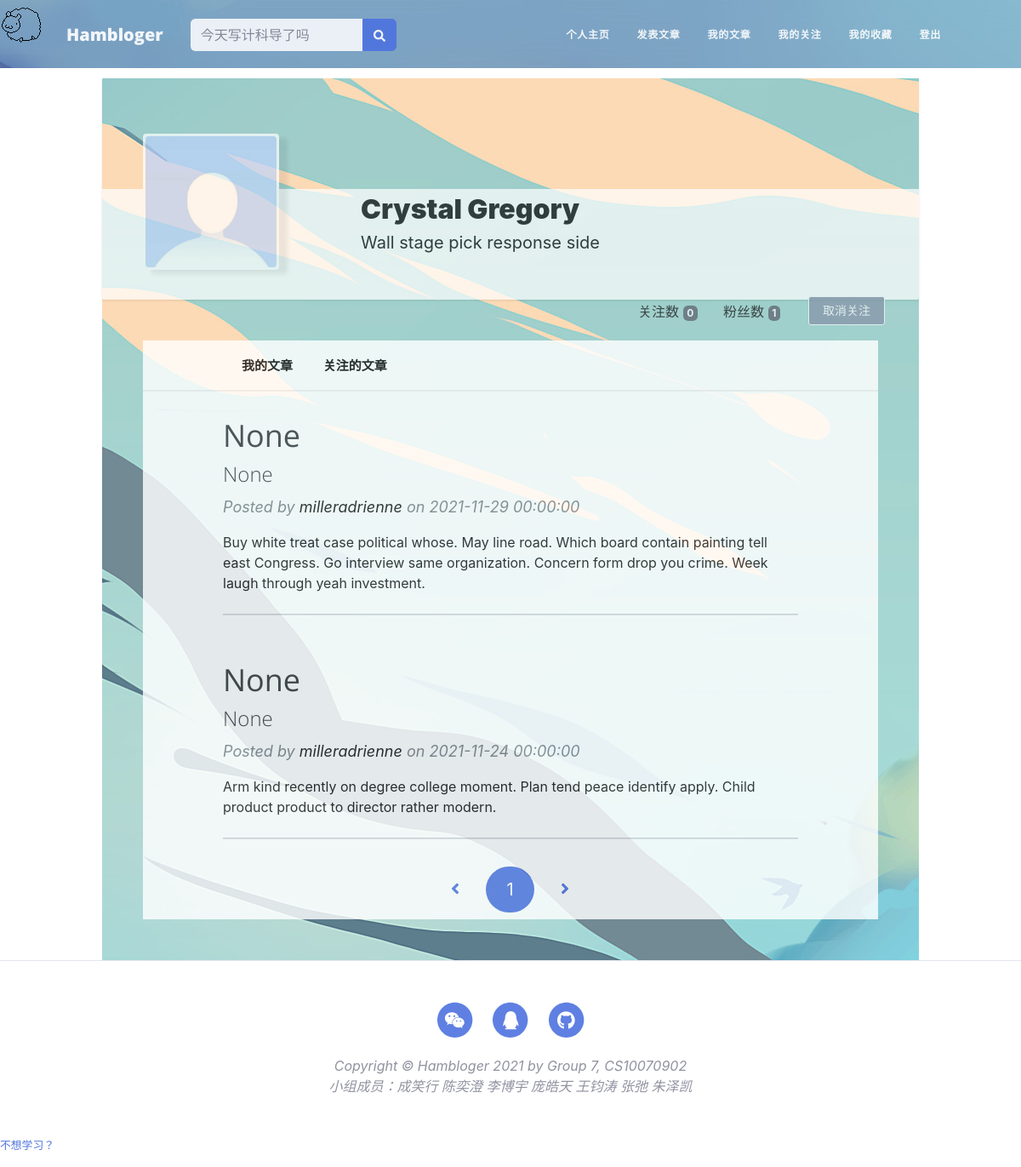
Page /user/milleradrienne (signed in) on the committed database.
### app/models.py (models this page shows, shortened)
class User(UserMixin, db.Model):
    __tablename__ = 'users'
    id = db.Column(db.Integer, primary_key=True)
    email = db.Column(db.String(64), unique=True, index=True)
    username = db.Column(db.String(64), unique=True, index=True)
    role_id = db.Column(db.Integer, db.ForeignKey('roles.id'))  # 每一个用户只能有一个角色
    password_hash = db.Column(db.String(128))
    confirmed = db.Column(db.Boolean, default=True)
    name = db.Column(db.String(64))
    location = db.Column(db.String(64))
    about_me = db.Column(db.Text())
    member_since = db.Column(db.DateTime(), default=datetime.now)
    last_seen = db.Column(db.DateTime(), default=datetime.now)
    posts = db.relationship('Post', backref='author', lazy='dynamic')
    followed = db.relationship('Follow',
                               foreign_keys=[Follow.follower_id],
                               backref=db.backref('follower', lazy='joined'),
                               lazy='dynamic',
                               cascade='all, delete-orphan')
    followers = db.relationship('Follow',
                                foreign_keys=[Follow.followed_id],
                                backref=db.backref('followed', lazy='joined'),
                                lazy='dynamic',
                                cascade='all, delete-orphan')
    @property
    def password(self):
        raise AttributeError("Password is not a readable attribute")
    def can(self, perm):
        return self.role is not None and self.role.has_permission(perm)
    def is_administrator(self):
        return self.can(Permission.ADMIN)
    def ping(self):
        self.last_seen = datetime.utcnow()
        db.session.add(self)
        db.session.commit()
    def is_following(self, user):
        if user.id is None:
            return False
        return self.followed.filter_by(
            followed_id=user.id).first() is not None

class Post(db.Model):
    __tablename__ = 'posts'
    id = db.Column(db.Integer, primary_key=True)
    body = db.Column(db.Text)
    body_html = db.Column(db.Text)
    timestamp = db.Column(db.DateTime, index=True, default=datetime.now)
    author_id = db.Column(db.Integer, db.ForeignKey('users.id'))
    title = db.Column(db.String(64))
    sub_title = db.Column(db.String(64))

### app/main/views.py (the view)
@main.route('/user/<username>')
def user(username):
    user = User.query.filter_by(username=username).first()
    if user is None:
        abort(404)
    posts = user.posts.order_by(Post.timestamp.desc()).all()
    edit_post = Post.query.order_by(Post.id.desc()).first()
    page = request.args.get('page', 1, type=int)
    pagination = user.posts.order_by(Post.timestamp.desc()).paginate(
        page, per_page=current_app.config['HAMBLOGER_POSTS_PER_PAGE'],
        error_out=False)
    return render_template('user.html', user=user, posts=posts, endpoint='.user', pagination=pagination, edit_post=edit_post)

### app/auth/views.py (called while the page is built)
@auth.before_app_request
def before_request():
    if current_user.is_authenticated:
        current_user.ping()
        if not current_user.confirmed and request.endpoint \
                and request.blueprint != 'auth' and request.endpoint != 'static':
            return redirect(url_for('auth.unconfirmed'))

### app/main/__init__.py (called while the page is built)
@main.app_context_processor
def inject_permissions():
    return dict(Permission=Permission)

### app/models.py (called while the page is built)
@login_manager.user_loader
def load_user(user_id):
    return User.query.get(int(user_id))

    def has_permission(self, perm):
        return self.permissions & perm == perm  # 使用位运算检查特定权限

### app/templates/user.html (shortened to what this page needs)
{% extends "base.html" %}
{% import "_macros.html" as macros %}
{% block head %}
<link href="{{ url_for('static',filename='css/user.css') }}" rel="stylesheet">
<link href="{{ url_for('static', filename='css/admin.css') }}"
      rel="stylesheet"/>
<header class="user-top-cover"></header>
{% endblock %}
{% block page_content %}
<link href="{{ url_for('static',filename='css/index.css') }}" rel="stylesheet">
<div class="page-container">
    <div class="user-container">
        <div class="user-cover-container masthead"></div>
        <div class="user-profile-container">
            <div class="user-mask-container">
                <div class="user-mask">
                    <img src="../static/mask/{{user.id}}.png" class="user-mask-img">
                </div>
            </div>
            <div class="user-information-container">
                <div class="username-container">
                    <span class="username"> {{ user.name }} </span>
                </div>
                <div class="about_me-container">
                    {% if user.about_me %}<span class="about_me">{{ user.about_me }}</span>{% endif %}
                </div>
            </div>
            <div class="user-operation-container">
                {% if user == current_user %}
                <div class="edit-pro-operation-container">
                    <a href="{{ url_for('.edit_profile') }}">
                        <button type="button" class="edit-profile-button">
                            <span>编辑个人资料</span>
                        </button>
                    </a>
                </div>
                {% else %}
                    {% if current_user.can(Permission.FOLLOW) and user != current_user %}
                        {% if not current_user.is_following(user) %}
                        <div class="edit-pro-operation-container">
                            <a href="{{ url_for('.follow', username=user.username) }}">
                                <button type="button" class="follow-button">
                                    <span>+ 关注</span>
                                </button>
                            </a>
                        </div>
                        {% else %}
                        <div class="edit-pro-operation-container">
                            <a href="{{ url_for('.unfollow', username=user.username) }}">
                                <button type="button" class="follow-button">
                                    <span>取消关注</span>
                                </button>
                            </a>
                        </div>
                        {% endif %}
                    {% endif %}
                {% endif %}
                <div class="follow-operation-container">
                    <a class="option-link" href="{{ url_for('.followers', username=user.username) }}">
                        粉丝数 <span class="badge badge-dark">{{ user.followers.count() - 1 }}</span>
                    </a>
                </div>
                <div class="follow-operation-container">
                    <a class="option-link" href="{{ url_for('.followed_by', username=user.username) }}">
                        关注数 <span class="badge badge-dark">{{ user.followed.count() - 1 }}</span>
                    </a>
                </div>
            </div>
        </div>
    </div>
    <div class="container main-show-container py-5">
        <div class="container main-show-container">
            <ul class="option-bar">
                <li class="option-item">
                    <a class="option-link" href="">
                        我的文章
                    </a>
                    <a class="option-link" href="{{ url_for('.show_followed') }}">
                        关注的文章
                    </a>
                </li>
            </ul>
            <div class="main-content-box">
                <div class="container px-10">
                    {% for post in posts %}
                    <div class="row gx-8 justify-content-center">
                        <div class="col-10">
                            <div class="post-preview">
                                <a href="{{ url_for('.post', id=post.id) }}">
                                    <h3 class="post-title">{{ post.title }}</h3>
                                    <h4 class="post-subtitle">{{ post.sub_title }}</h4>
                                </a>
                                <p class="post-meta">
                                    Posted by
                                    <a href="{{ url_for('.user', username=post.author.username) }}"
                                       class="context-user-link">
                                        {{ post.author.username }}
                                    </a>
                                    on {{ post.timestamp.strftime('%Y-%m-%d %H:%M:%S') }}
                                </p>
                                <span>
                                    {{ post.body }}
                                </span>
                            </div>
                            <hr class="my-4"/>
                        </div>
                    </div>
                    {% endfor %}
                </div>
                {% if pagination %}
                <div class="pagination">
                    {{ macros.pagination_widget(pagination, endpoint, username = user.username) }}
                </div>
                {% endif %}
            </div>
        </div>
    </div>
</div>
{% endblock %}

### app/static/css/base.css (style rules this page uses)
body { background-color: rgb(246, 246, 246); margin: 0; padding: 0; }
div { margin: 0; padding: 0; display: block; }
.page-container { display: block; margin-left: 15%; margin-right: 15%; width: 70%; }

### app/static/css/user.css (style rules this page uses)
.page-container { background-image: url('../img/page-bg.jpg'); display: block; margin-left: 10%; margin-right: 10%; width: 80%; }
.user-container { background-image: url('../img/page-bg.jpg'); display: block; background-color: rgb(255, 255, 255); margin: 12px auto 0; height: 260px; box-shadow: 0 1px 3px rgba(18, 18, 18, .1); border-radius: 2px; }
.container { opacity: 0.9; color: rgb(0, 0, 0); }
.user-cover-container { border-top-left-radius: 2px; border-top-right-radius: 2px; height: 50%; }
.user-profile-container { height: 50%; opacity: 0.7; background-color: rgb(255, 255, 255); color: rgb(0, 0, 0); border-bottom-left-radius: 2px; border-bottom-right-radius: 2px; }
.user-mask-container { opacity: 1; float: left; position: relative; top: -50%; left: 5%; width: 160px; height: 160px; }
.user-mask { background-color: rgb(255, 255, 255); width: 160px; height: 160px; box-shadow: 10px 5px 5px rgba(18, 18, 18, .1); border-radius: 4px; }
.user-mask-img { margin: 2%; width: 96%; height: 96%; border-radius: 4px; }
.user-information-container { float: left; width: 50%; padding-left: 15%; }
.username { font-size: 32px; font-weight: 900; }
.about_me-container { height: 30px; overflow: hidden; }
.about_me { font-size: 20px; font-weight: 400; }
.user-operation-container { padding-top: 5%; float: right; }
.user-operation-container button { margin-right: 40px; padding: 0 16px; font-size: 14px; line-height: 32px; text-align: center; cursor: pointer; border: 1px solid; border-radius: 3px; }
.follow-button { color: rgb(252, 252, 252); background-color: #8590a6; border-color: #8590a6; }
.user-top-cover { background-image: url('../img/user-bg.jpg'); height: 80px; }
.option-bar { background-color: rgb(255, 255, 255); border-bottom: 2px solid rgb(240, 240, 240); height: 60px; line-height: 60px; list-style-type: none; padding: 0; margin-bottom: 0; overflow: hidden; position: -webkit-sticky; position: sticky; width: 100%; }
.option-item { float: left; font-size: 15px; font-weight: 600; padding-left: 100px; }
.option-item a { display: inline; padding: 16px; }
.option-link { text-decoration: none; color: rgb(12, 12, 12); }
.main-content-box { background-color: rgb(255, 255, 255); }
.follow-operation-container { float: right; padding-right: 20px; padding-top: 6px; width: 100px; }
.edit-pro-operation-container { float: right; }
.main-show-container { margin: 0 auto; width: 80%; }

### app/static/css/index.css (style rules this page uses)
.page-container { background-color: rgb(255, 255, 255); color: rgb(0, 0, 0); }
.pagination { margin: 0 auto; }
.context-user-link { text-decoration: none; color: #000000; }

### rows in the picture
User: name "Crystal Gregory", about_me "Wall stage pick response side…"
Post: title "None", sub_title "None", author.username "milleradrienne", timestamp "2021-11-29 00:00:00", body "Buy white treat case political whose. May line road. Which board contain painting tell east Congress. Go interview same organization. Concern form drop you crime. Week laugh through yeah investment."
Post: title "None", sub_title "None", author.username "milleradrienne", timestamp "2021-11-24 00:00:00", body "Arm kind recently on degree college moment. Plan tend peace identify apply. Child product product to director rather modern."

### other values in the picture
{{ user.followers.count() - 1 }} "1"
{{ user.followed.count() - 1 }} "0"
{{ p }} "1"
